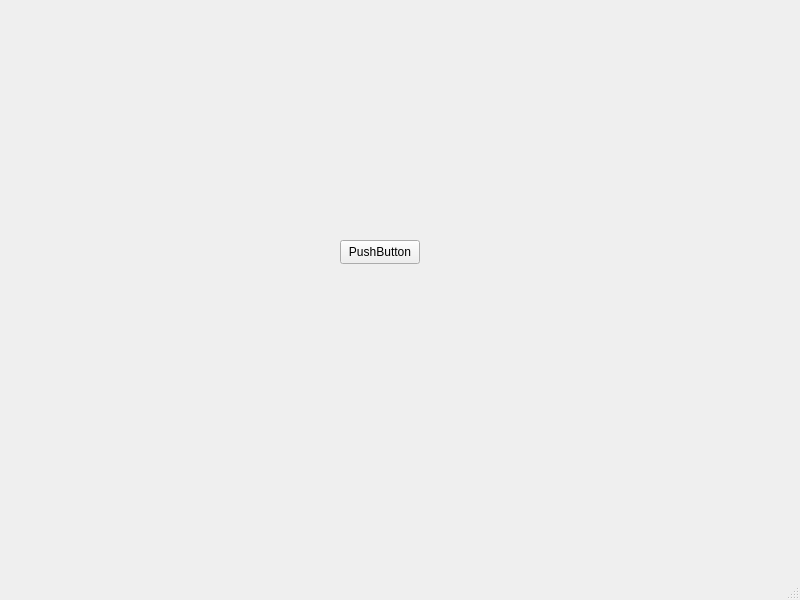
<?xml version="1.0" encoding="UTF-8"?>
<ui version="4.0">
 <class>MainWindow</class>
 <widget class="QMainWindow" name="MainWindow">
  <property name="geometry">
   <rect>
    <x>0</x>
    <y>0</y>
    <width>800</width>
    <height>600</height>
   </rect>
  </property>
  <property name="windowTitle">
   <string>MainWindow</string>
  </property>
  <widget class="QWidget" name="centralwidget">
   <widget class="QPushButton" name="pushButton">
    <property name="geometry">
     <rect>
      <x>340</x>
      <y>240</y>
      <width>80</width>
      <height>24</height>
     </rect>
    </property>
    <property name="text">
     <string>PushButton</string>
    </property>
   </widget>
  </widget>
  <widget class="QMenuBar" name="menubar">
   <property name="geometry">
    <rect>
     <x>0</x>
     <y>0</y>
     <width>800</width>
     <height>21</height>
    </rect>
   </property>
  </widget>
  <widget class="QStatusBar" name="statusbar"/>
 </widget>
 <resources/>
 <connections/>
</ui>
